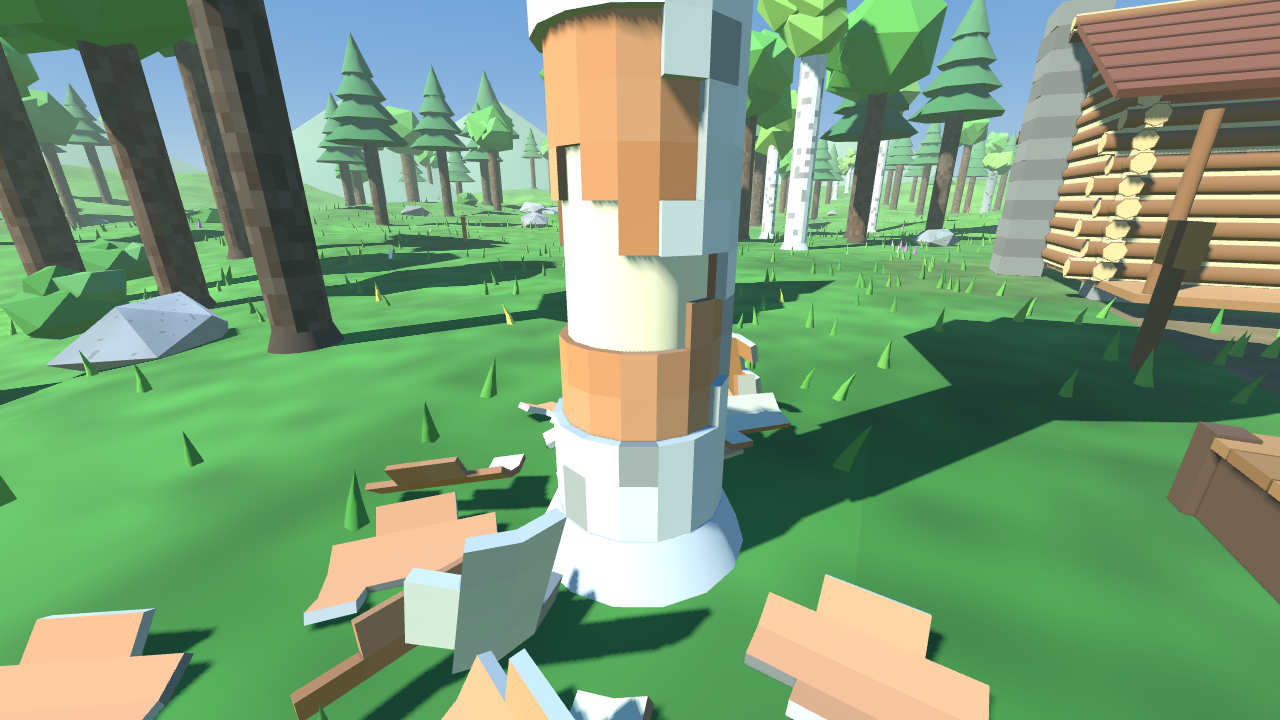
#> input picture docs/itch/01_peel.png, 1280 x 720 px, found by its file name
$ python make_roblox_art.py
#> lines starting #> are read from the running program, lines starting #| are printed output that depends on the picture
"""Makes the Roblox experience's icon and thumbnails (roblox/publish/) from the game's screenshots (docs/itch/),
in the cover's style (tools/make_cover.py): the icon is a square crop of the peeling shot with the title; the
thumbnails are the screenshots at 1920x1080, the first with the title on it.
Usage: python3 tools/make_roblox_art.py   (needs Pillow)
"""
import os
from PIL import Image, ImageDraw, ImageFont

OUT = 'roblox/publish'
os.makedirs(OUT, exist_ok=True)


def font(path, size, weight):
    f = ImageFont.truetype(path, size)
    f.set_variation_by_axes([weight])
    return f


def shade_bottom(im, start, strength):
    W, H = im.size
    grad = Image.new('L', (W, H), 0)
    d = ImageDraw.Draw(grad)
    for y in range(H):
        a = max(0.0, (y - H * start) / (H * (1 - start)))
        d.line([(0, y), (W, y)], fill=int(strength * a))
    return Image.composite(Image.new('RGB', (W, H), (20, 14, 8)), im, grad)


def title(im, size, y, sub=None, sub_size=0):
    W, H = im.size
    draw = ImageDraw.Draw(im)
    tf = font('assets/fonts/Fredoka.ttf', size, 650)
    t = 'Timber'
    draw.text(((W - draw.textlength(t, font=tf)) / 2, y), t, font=tf, fill=(255, 207, 106),
              stroke_width=max(4, size // 17), stroke_fill=(40, 26, 12))
    if sub:
        sf = font('assets/fonts/Nunito.ttf', sub_size, 800)
        draw.text(((W - draw.textlength(sub, font=sf)) / 2, y + size * 1.12), sub, font=sf, fill=(255, 255, 255),
                  stroke_width=max(2, sub_size // 12), stroke_fill=(30, 20, 10))


# the icon: 512x512, the half-peeled birch and the title
src = Image.open('docs/itch/01_peel.png').convert('RGB')
side = 640
x0 = 320
icon = src.crop((x0, 0, x0 + side, side)).resize((512, 512), Image.LANCZOS)
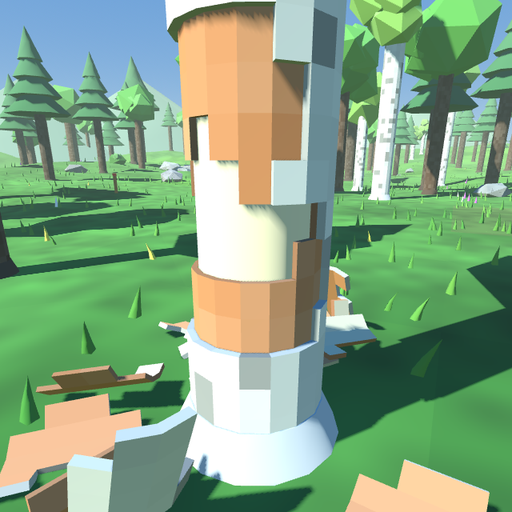
#> icon: PIL image 512x512 RGB; mean R, G, B 132.5, 165.8, 131
icon = shade_bottom(icon, 0.5, 200)
#> in shade_bottom, `grad = Image.new('L', (W, H), 0)`: grad: PIL image 512x512 L; every value is 0
#> in shade_bottom, `return Image.composite(Image.new('RGB', (W, H), (20, 14, 8)), im, grad)`:
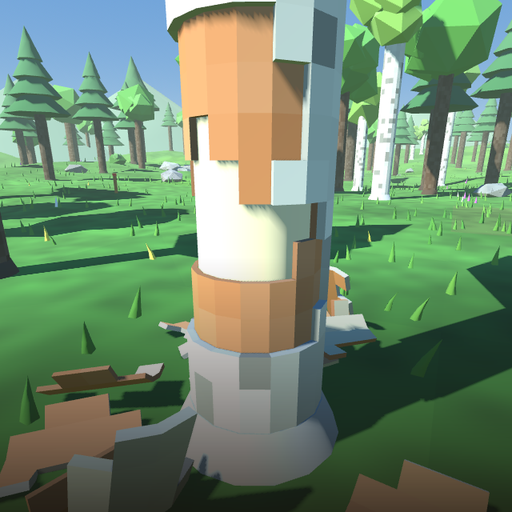
#> returned value: PIL image 512x512 RGB; mean R, G, B 110.5, 136.4, 107.5
title(icon, 132, 330)
#> (the run stopped early here; a loop or call above may not have finished)

$ run again, with docs/itch/04_rails_drone.png copied over docs/itch/01_peel.png
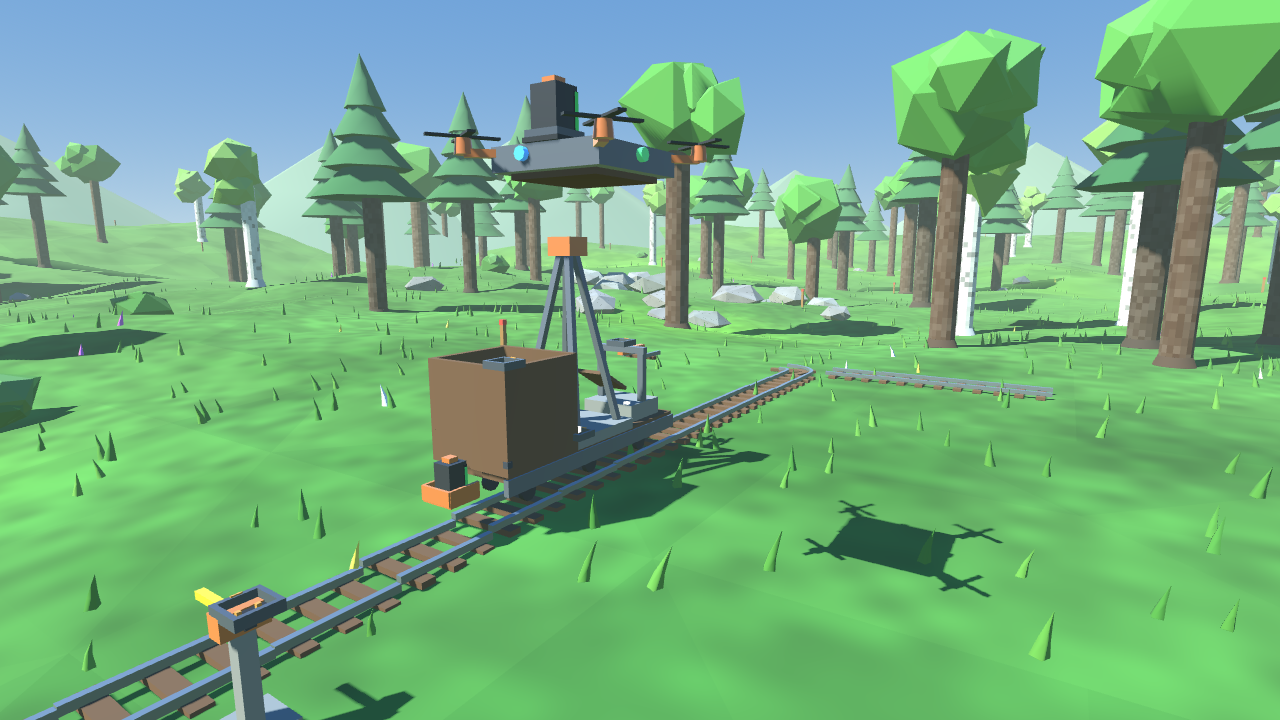
#> input picture docs/itch/04_rails_drone.png, 1280 x 720 px, found by its file name
#> `icon = src.crop((x0, 0, x0 + side, side)).resize((512, 512), Image.LAN..`:
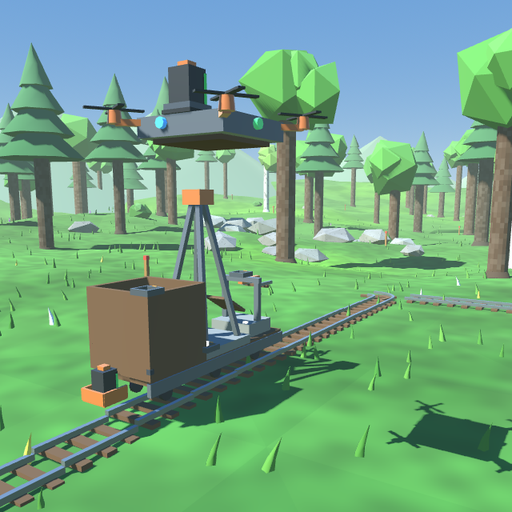
#> icon: PIL image 512x512 RGB; mean R, G, B 112.6, 164.3, 130.3
#> grad: PIL image 512x512 L; every value is 0
#> in shade_bottom, `return Image.composite(Image.new('RGB', (W, H), (20, 14, 8)), im, grad)`:
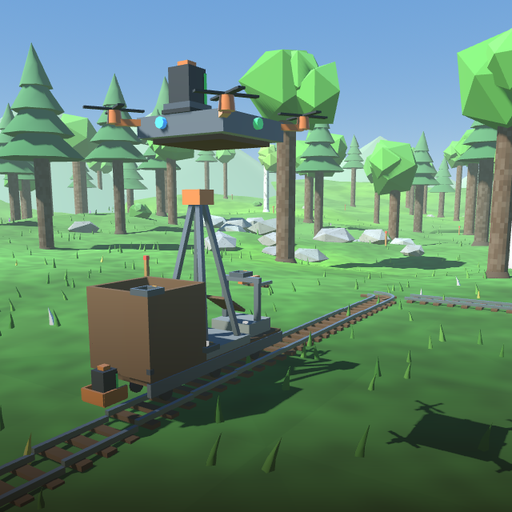
#> returned value: PIL image 512x512 RGB; mean R, G, B 97.6, 135.2, 112.7

$ run again, with docs/itch/05_build.png copied over docs/itch/01_peel.png
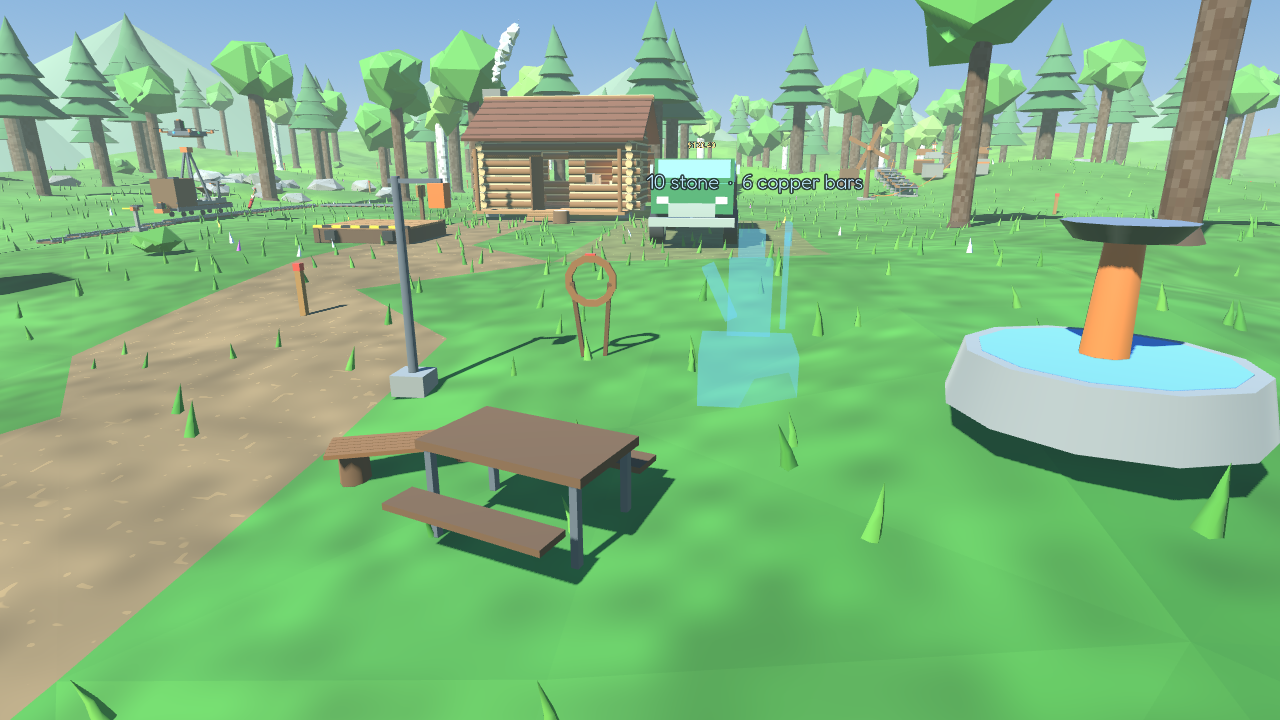
#> input picture docs/itch/05_build.png, 1280 x 720 px, found by its file name
#> `icon = src.crop((x0, 0, x0 + side, side)).resize((512, 512), Image.LAN..`:
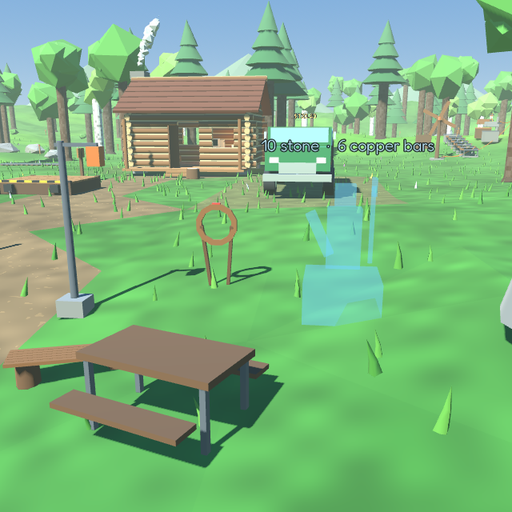
#> icon: PIL image 512x512 RGB; mean R, G, B 124.2, 179.5, 128.1
#> grad: PIL image 512x512 L; every value is 0
#> in shade_bottom, `return Image.composite(Image.new('RGB', (W, H), (20, 14, 8)), im, grad)`:
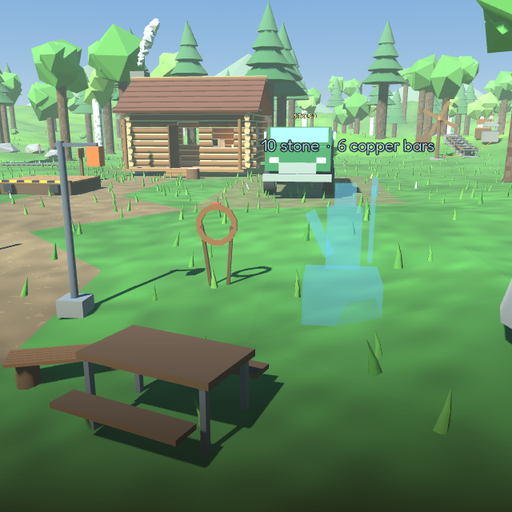
#> returned value: PIL image 512x512 RGB; mean R, G, B 107.9, 147.5, 109.8
